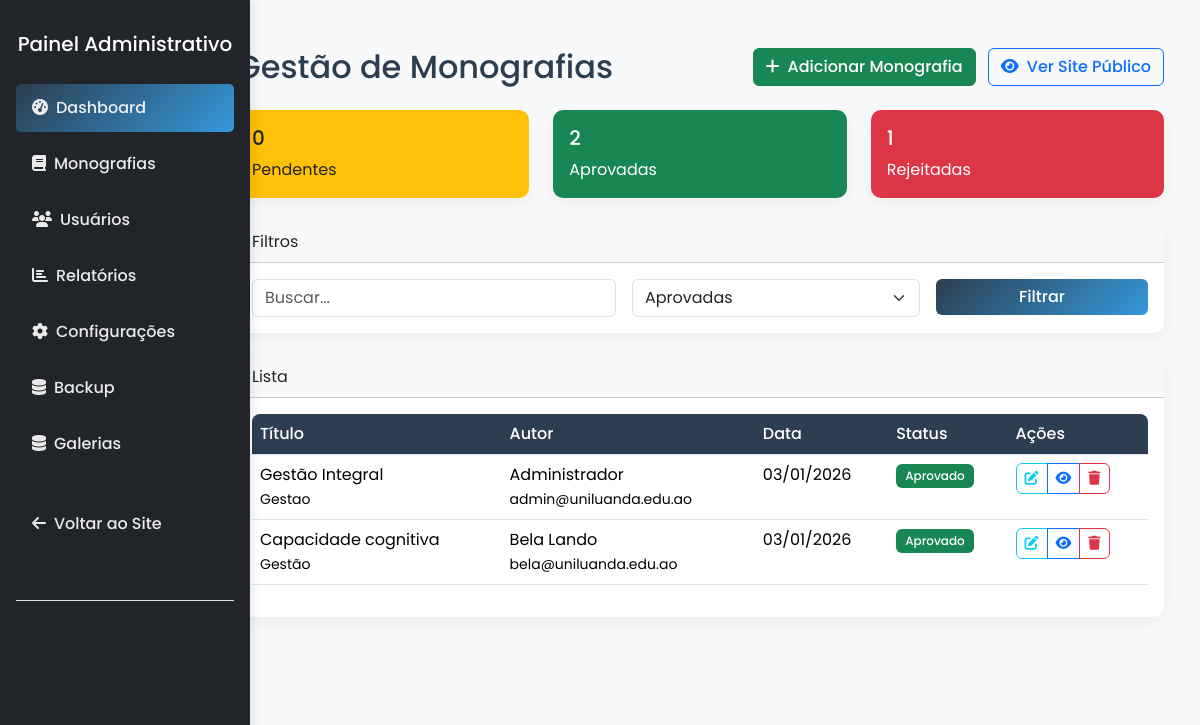
Before: /admin/monografias.php?status=aprovado (signed in) with the older database file.
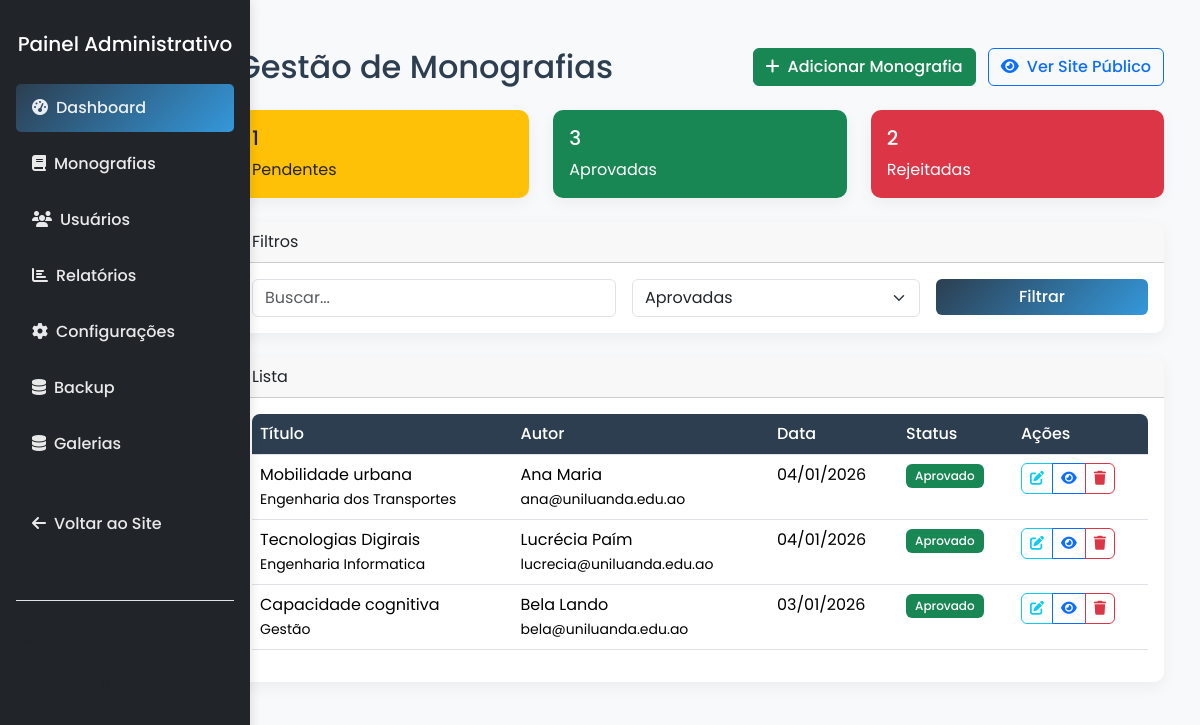
After: the same page with the newer database file.
### tables this page shows
CREATE TABLE `monografias` (
  `id` int NOT NULL AUTO_INCREMENT,
  `titulo` varchar(255) NOT NULL,
  `resumo` text NOT NULL,
  `autor_id` int NOT NULL,
  `orientador` varchar(100) DEFAULT NULL,
  `area` varchar(100) DEFAULT NULL,
  `palavras_chave` varchar(255) DEFAULT NULL,
  `arquivo` varchar(255) NOT NULL,
  `data_publicacao` date DEFAULT NULL,
  `status` enum('pendente','aprovado','rejeitado') DEFAULT 'pendente',
  `data_submissao` timestamp NULL DEFAULT CURRENT_TIMESTAMP,
  PRIMARY KEY (`id`),
  KEY `autor_id` (`autor_id`),
  CONSTRAINT `fk_monografias_autor` FOREIGN KEY (`autor_id`) REFERENCES `usuarios` (`id`) ON DELETE CASCADE ON UPDATE CASCADE
);

CREATE TABLE `usuarios` (
  `id` int NOT NULL AUTO_INCREMENT,
  `nome` varchar(100) NOT NULL,
  `email` varchar(100) NOT NULL,
  `password` varchar(255) NOT NULL,
  `tipo` enum('admin','estudante','professor') DEFAULT 'estudante',
  `foto` varchar(255) DEFAULT 'default.png',
  `data_criacao` timestamp NULL DEFAULT CURRENT_TIMESTAMP,
  `data_atualizacao` timestamp NULL DEFAULT CURRENT_TIMESTAMP ON UPDATE CURRENT_TIMESTAMP,
  PRIMARY KEY (`id`),
  UNIQUE KEY `email` (`email`)
);

### includes/functions.php (called while the page is built, shortened)
<?php
function formatDate($date) {
    return date('d/m/Y', strtotime($date));
}
?>

### admin/monografias.php (the view, shortened to what the changed rows need)
<?php
$database = new Database();
$db = $database->getConnection();
$page = isset($_GET['page']) ? (int)$_GET['page'] : 1;
$limit = 10;
$offset = ($page - 1) * $limit;
$status = $_GET['status'] ?? '';
$query = "SELECT m.*, u.nome AS autor, u.email AS autor_email
          FROM monografias m
          LEFT JOIN usuarios u ON m.autor_id = u.id
          WHERE 1=1";
$params = [];
if (!empty($status) && $status !== 'all') {
    $query .= " AND m.status = :status";
    $params[':status'] = $status;
}
$query .= " ORDER BY m.data_submissao DESC LIMIT :limit OFFSET :offset";
$params[':limit'] = $limit;
$params[':offset'] = $offset;
$stmt = $db->prepare($query);
foreach ($params as $k => $v) {
    $type = ($k === ':limit' || $k === ':offset') ? PDO::PARAM_INT : PDO::PARAM_STR;
    $stmt->bindValue($k, $v, $type);
}
$stmt->execute();
$monografias = $stmt->fetchAll(PDO::FETCH_ASSOC);
$statsQuery = "SELECT status, COUNT(*) AS count FROM monografias GROUP BY status";
$stats = $db->query($statsQuery)->fetchAll(PDO::FETCH_ASSOC);
$statusCounts = ['pendente'=>0,'aprovado'=>0,'rejeitado'=>0];
foreach ($stats as $s) $statusCounts[$s['status']] = $s['count'];
?>
<!DOCTYPE html>
<html lang="pt-pt">
<head>
    <?php include '../includes/head.php'; ?>
</head>
<body>
<div class="container-fluid py-4">
    <div class="row">
        <?php include 'sidebar.php'; ?>
        <div class="col-md-9 col-lg-10 ms-auto">
            <div class="p-4">
                <div class="d-flex justify-content-between align-items-center mb-4">
                    <h2 class="mb-0">Gestão de Monografias</h2>
                </div>
                <div class="row mb-4">
                    <div class="col-md-4"><div class="card bg-warning text-dark"><div class="card-body"><h5><?php echo $statusCounts['pendente']; ?></h5>Pendentes</div></div></div>
                    <div class="col-md-4"><div class="card bg-success text-white"><div class="card-body"><h5><?php echo $statusCounts['aprovado']; ?></h5>Aprovadas</div></div></div>
                    <div class="col-md-4"><div class="card bg-danger text-white"><div class="card-body"><h5><?php echo $statusCounts['rejeitado']; ?></h5>Rejeitadas</div></div></div>
                </div>
                <div class="card">
                    <div class="card-body">
                        <?php if ($monografias): ?>
                        <div class="table-responsive">
                            <table class="table table-hover">
                                <thead><tr><th>Título</th><th>Autor</th><th>Data</th><th>Status</th><th>Ações</th></tr></thead>
                                <tbody>
                                <?php foreach ($monografias as $m): ?>
                                <tr>
                                    <td><?php echo htmlspecialchars($m['titulo']); ?><br><small><?php echo htmlspecialchars($m['area']); ?></small></td>
                                    <td><?php echo htmlspecialchars($m['autor']); ?><br><small><?php echo htmlspecialchars($m['autor_email']); ?></small></td>
                                    <td><?php echo formatDate($m['data_submissao']); ?></td>
                                    <td><span class="badge bg-<?php echo $m['status']=='aprovado'?'success':($m['status']=='rejeitado'?'danger':'warning'); ?>"><?php echo ucfirst($m['status']); ?></span></td>
                                    <td>
                                        <div class="btn-group">
                                            <a href="editar_monografia.php?id=<?php echo $m['id']; ?>" class="btn btn-sm btn-outline-info" title="Editar monografia"><i class="fas fa-edit"></i></a>
                                            <a href="../detalhes_monografia.php?id=<?php echo $m['id']; ?>" class="btn btn-sm btn-outline-primary"><i class="fas fa-eye"></i></a>
                                            <a href="?action=delete&id=<?php echo $m['id']; ?>" class="btn btn-sm btn-outline-danger" onclick="return confirm('Excluir?')"><i class="fas fa-trash"></i></a>
                                        </div>
                                    </td>
                                </tr>
                                <?php endforeach; ?>
                                </tbody>
                            </table>
                        </div>
                        <?php else: ?>
                            <p class="text-center">Nenhuma monografia encontrada</p>
                        <?php endif; ?>
                    </div>
                </div>
            </div>
        </div>
    </div>
</div>
</body>
</html>

Changed rows visible on the page:
removed monografias: titulo "Gestão Integral", area "Gestao", usuarios.nome "Administrador", usuarios.email "admin@uniluanda.edu.ao", data_submissao "03/01/2026", status "Aprovado"
added monografias: titulo "Mobilidade urbana", area "Engenharia dos Transportes", autor.nome "Ana Maria", autor.email "ana@uniluanda.edu.ao", data_submissao "04/01/2026", status "Aprovado"
added monografias: titulo "Tecnologias Digirais", area "Engenharia Informatica", autor.nome "Lucrécia Paím", autor.email "lucrecia@uniluanda.edu.ao", data_submissao "04/01/2026", status "Aprovado"
Other visible differences:
$statusCounts['pendente']: "0" → "1"
$statusCounts['aprovado']: "2" → "3"
$statusCounts['rejeitado']: "1" → "2"
